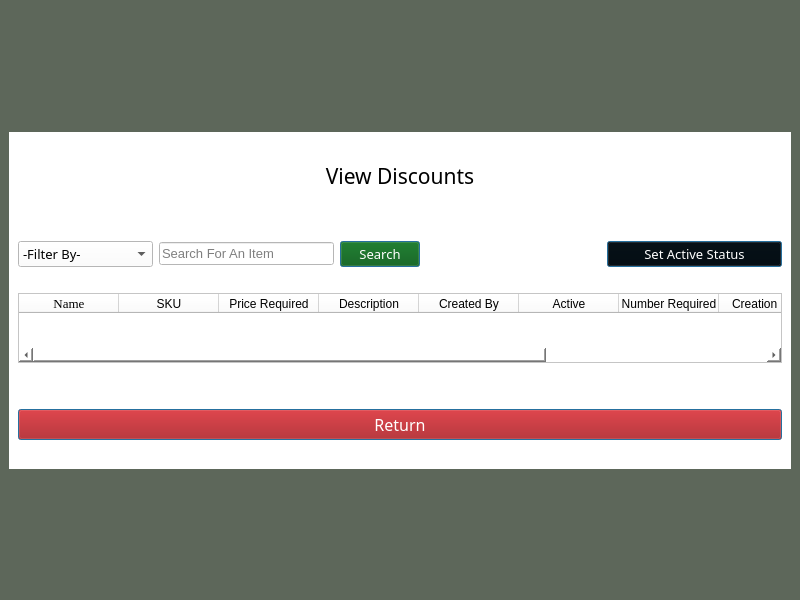
<?xml version="1.0" encoding="UTF-8"?>
<ui version="4.0">
 <class>MainWindow</class>
 <widget class="QMainWindow" name="MainWindow">
  <property name="geometry">
   <rect>
    <x>0</x>
    <y>0</y>
    <width>800</width>
    <height>600</height>
   </rect>
  </property>
  <property name="windowTitle">
   <string>Limitless Loyalty</string>
  </property>
  <property name="styleSheet">
   <string notr="true">background-color: rgb(93, 103, 90);</string>
  </property>
  <widget class="QWidget" name="centralwidget">
   <layout class="QGridLayout" name="gridLayout_2">
    <item row="3" column="1">
     <spacer name="horizontalSpacer_9">
      <property name="orientation">
       <enum>Qt::Horizontal</enum>
      </property>
      <property name="sizeHint" stdset="0">
       <size>
        <width>40</width>
        <height>20</height>
       </size>
      </property>
     </spacer>
    </item>
    <item row="2" column="1">
     <widget class="QWidget" name="gridWidget" native="true">
      <property name="font">
       <font>
        <pointsize>10</pointsize>
       </font>
      </property>
      <property name="styleSheet">
       <string notr="true">background-color: rgb(255, 255, 255);</string>
      </property>
      <layout class="QGridLayout" name="gridLayout">
       <item row="3" column="3">
        <spacer name="horizontalSpacer_6">
         <property name="orientation">
          <enum>Qt::Horizontal</enum>
         </property>
         <property name="sizeHint" stdset="0">
          <size>
           <width>40</width>
           <height>20</height>
          </size>
         </property>
        </spacer>
       </item>
       <item row="5" column="6">
        <widget class="QPushButton" name="setActiveBtn">
         <property name="font">
          <font>
           <family>Bell MT</family>
           <pointsize>10</pointsize>
          </font>
         </property>
         <property name="styleSheet">
          <string notr="true">color: rgb(255, 255, 255);
background-color: rgb(0, 0, 0);</string>
         </property>
         <property name="text">
          <string>Set Active Status</string>
         </property>
         <property name="default">
          <bool>true</bool>
         </property>
        </widget>
       </item>
       <item row="2" column="2" colspan="5">
        <widget class="QLabel" name="errMsg">
         <property name="font">
          <font>
           <family>Bell MT</family>
           <pointsize>10</pointsize>
          </font>
         </property>
         <property name="styleSheet">
          <string notr="true">color: rgb(255, 255, 255);</string>
         </property>
         <property name="text">
          <string>&lt;DEFAULT ERROR TEXT&gt;</string>
         </property>
         <property name="alignment">
          <set>Qt::AlignCenter</set>
         </property>
        </widget>
       </item>
       <item row="0" column="3">
        <spacer name="horizontalSpacer_8">
         <property name="orientation">
          <enum>Qt::Horizontal</enum>
         </property>
         <property name="sizeHint" stdset="0">
          <size>
           <width>40</width>
           <height>20</height>
          </size>
         </property>
        </spacer>
       </item>
       <item row="5" column="3">
        <widget class="QLineEdit" name="searchBox">
         <property name="font">
          <font>
           <pointsize>10</pointsize>
          </font>
         </property>
         <property name="inputMask">
          <string/>
         </property>
         <property name="text">
          <string/>
         </property>
         <property name="placeholderText">
          <string>Search For An Item</string>
         </property>
         <property name="clearButtonEnabled">
          <bool>true</bool>
         </property>
        </widget>
       </item>
       <item row="11" column="2" colspan="2">
        <spacer name="horizontalSpacer_7">
         <property name="orientation">
          <enum>Qt::Horizontal</enum>
         </property>
         <property name="sizeHint" stdset="0">
          <size>
           <width>40</width>
           <height>20</height>
          </size>
         </property>
        </spacer>
       </item>
       <item row="5" column="5">
        <spacer name="horizontalSpacer_11">
         <property name="orientation">
          <enum>Qt::Horizontal</enum>
         </property>
         <property name="sizeHint" stdset="0">
          <size>
           <width>40</width>
           <height>20</height>
          </size>
         </property>
        </spacer>
       </item>
       <item row="5" column="4">
        <widget class="QPushButton" name="searchBtn">
         <property name="font">
          <font>
           <family>Bell MT</family>
           <pointsize>10</pointsize>
          </font>
         </property>
         <property name="styleSheet">
          <string notr="true">background-color: rgb(0, 85, 0);
color: rgb(255, 255, 255);</string>
         </property>
         <property name="text">
          <string>Search</string>
         </property>
         <property name="default">
          <bool>true</bool>
         </property>
        </widget>
       </item>
       <item row="6" column="6">
        <spacer name="horizontalSpacer">
         <property name="orientation">
          <enum>Qt::Horizontal</enum>
         </property>
         <property name="sizeHint" stdset="0">
          <size>
           <width>40</width>
           <height>20</height>
          </size>
         </property>
        </spacer>
       </item>
       <item row="5" column="0">
        <spacer name="horizontalSpacer_2">
         <property name="orientation">
          <enum>Qt::Horizontal</enum>
         </property>
         <property name="sizeHint" stdset="0">
          <size>
           <width>40</width>
           <height>20</height>
          </size>
         </property>
        </spacer>
       </item>
       <item row="7" column="8">
        <spacer name="horizontalSpacer_3">
         <property name="orientation">
          <enum>Qt::Horizontal</enum>
         </property>
         <property name="sizeHint" stdset="0">
          <size>
           <width>40</width>
           <height>20</height>
          </size>
         </property>
        </spacer>
       </item>
       <item row="7" column="2" colspan="5">
        <widget class="QTableWidget" name="tableWidget">
         <property name="font">
          <font>
           <family>Times New Roman</family>
           <pointsize>12</pointsize>
          </font>
         </property>
         <property name="focusPolicy">
          <enum>Qt::NoFocus</enum>
         </property>
         <property name="horizontalScrollBarPolicy">
          <enum>Qt::ScrollBarAsNeeded</enum>
         </property>
         <property name="sizeAdjustPolicy">
          <enum>QAbstractScrollArea::AdjustToContents</enum>
         </property>
         <property name="tabKeyNavigation">
          <bool>false</bool>
         </property>
         <property name="alternatingRowColors">
          <bool>false</bool>
         </property>
         <attribute name="horizontalHeaderMinimumSectionSize">
          <number>50</number>
         </attribute>
         <attribute name="horizontalHeaderStretchLastSection">
          <bool>false</bool>
         </attribute>
         <column>
          <property name="text">
           <string>Name</string>
          </property>
          <property name="font">
           <font>
            <family>Times New Roman</family>
            <pointsize>10</pointsize>
           </font>
          </property>
         </column>
         <column>
          <property name="text">
           <string>SKU</string>
          </property>
         </column>
         <column>
          <property name="text">
           <string>Price Required</string>
          </property>
         </column>
         <column>
          <property name="text">
           <string>Description</string>
          </property>
         </column>
         <column>
          <property name="text">
           <string>Created By</string>
          </property>
         </column>
         <column>
          <property name="text">
           <string>Active</string>
          </property>
         </column>
         <column>
          <property name="text">
           <string>Number Required</string>
          </property>
         </column>
         <column>
          <property name="text">
           <string>Creation Date</string>
          </property>
         </column>
         <column>
          <property name="text">
           <string>Expiry Date</string>
          </property>
          <property name="font">
           <font>
            <family>Times New Roman</family>
            <pointsize>10</pointsize>
           </font>
          </property>
         </column>
         <column>
          <property name="text">
           <string>Type</string>
          </property>
         </column>
        </widget>
       </item>
       <item row="10" column="2" colspan="5">
        <widget class="QPushButton" name="returnBtn">
         <property name="font">
          <font>
           <family>Bell MT</family>
           <pointsize>12</pointsize>
          </font>
         </property>
         <property name="styleSheet">
          <string notr="true">background-color: rgb(170, 0, 0);
color: rgb(255, 255, 255);</string>
         </property>
         <property name="text">
          <string>Return</string>
         </property>
         <property name="default">
          <bool>true</bool>
         </property>
        </widget>
       </item>
       <item row="8" column="6">
        <spacer name="verticalSpacer_5">
         <property name="orientation">
          <enum>Qt::Vertical</enum>
         </property>
         <property name="sizeHint" stdset="0">
          <size>
           <width>20</width>
           <height>40</height>
          </size>
         </property>
        </spacer>
       </item>
       <item row="1" column="2" colspan="5">
        <widget class="QLabel" name="label">
         <property name="font">
          <font>
           <family>Bell MT</family>
           <pointsize>16</pointsize>
          </font>
         </property>
         <property name="text">
          <string>View Discounts</string>
         </property>
         <property name="alignment">
          <set>Qt::AlignCenter</set>
         </property>
        </widget>
       </item>
       <item row="5" column="1">
        <spacer name="horizontalSpacer_12">
         <property name="orientation">
          <enum>Qt::Horizontal</enum>
         </property>
         <property name="sizeHint" stdset="0">
          <size>
           <width>40</width>
           <height>20</height>
          </size>
         </property>
        </spacer>
       </item>
       <item row="5" column="8">
        <spacer name="horizontalSpacer_13">
         <property name="orientation">
          <enum>Qt::Horizontal</enum>
         </property>
         <property name="sizeHint" stdset="0">
          <size>
           <width>40</width>
           <height>20</height>
          </size>
         </property>
        </spacer>
       </item>
       <item row="5" column="2">
        <widget class="QComboBox" name="filterBox">
         <property name="font">
          <font>
           <family>Bell MT</family>
           <pointsize>10</pointsize>
          </font>
         </property>
         <item>
          <property name="text">
           <string>-Filter By-</string>
          </property>
         </item>
         <item>
          <property name="text">
           <string>Name</string>
          </property>
         </item>
         <item>
          <property name="text">
           <string>SKU</string>
          </property>
         </item>
         <item>
          <property name="text">
           <string>Price Required</string>
          </property>
         </item>
         <item>
          <property name="text">
           <string>Description</string>
          </property>
         </item>
         <item>
          <property name="text">
           <string>Created By</string>
          </property>
         </item>
         <item>
          <property name="text">
           <string>Active</string>
          </property>
         </item>
         <item>
          <property name="text">
           <string>Number Required</string>
          </property>
         </item>
         <item>
          <property name="text">
           <string>Creation Date</string>
          </property>
         </item>
         <item>
          <property name="text">
           <string>Expiry Date</string>
          </property>
         </item>
         <item>
          <property name="text">
           <string>Type</string>
          </property>
         </item>
        </widget>
       </item>
       <item row="7" column="1">
        <spacer name="horizontalSpacer_14">
         <property name="orientation">
          <enum>Qt::Horizontal</enum>
         </property>
         <property name="sizeHint" stdset="0">
          <size>
           <width>40</width>
           <height>20</height>
          </size>
         </property>
        </spacer>
       </item>
       <item row="7" column="7">
        <spacer name="horizontalSpacer_15">
         <property name="orientation">
          <enum>Qt::Horizontal</enum>
         </property>
         <property name="sizeHint" stdset="0">
          <size>
           <width>40</width>
           <height>20</height>
          </size>
         </property>
        </spacer>
       </item>
      </layout>
     </widget>
    </item>
    <item row="2" column="0">
     <spacer name="horizontalSpacer_4">
      <property name="orientation">
       <enum>Qt::Horizontal</enum>
      </property>
      <property name="sizeHint" stdset="0">
       <size>
        <width>40</width>
        <height>20</height>
       </size>
      </property>
     </spacer>
    </item>
    <item row="2" column="2">
     <spacer name="horizontalSpacer_5">
      <property name="orientation">
       <enum>Qt::Horizontal</enum>
      </property>
      <property name="sizeHint" stdset="0">
       <size>
        <width>40</width>
        <height>20</height>
       </size>
      </property>
     </spacer>
    </item>
    <item row="4" column="1">
     <spacer name="verticalSpacer_4">
      <property name="orientation">
       <enum>Qt::Vertical</enum>
      </property>
      <property name="sizeHint" stdset="0">
       <size>
        <width>20</width>
        <height>40</height>
       </size>
      </property>
     </spacer>
    </item>
    <item row="0" column="1">
     <spacer name="verticalSpacer_3">
      <property name="orientation">
       <enum>Qt::Vertical</enum>
      </property>
      <property name="sizeHint" stdset="0">
       <size>
        <width>20</width>
        <height>40</height>
       </size>
      </property>
     </spacer>
    </item>
    <item row="1" column="1">
     <spacer name="horizontalSpacer_10">
      <property name="orientation">
       <enum>Qt::Horizontal</enum>
      </property>
      <property name="sizeHint" stdset="0">
       <size>
        <width>40</width>
        <height>20</height>
       </size>
      </property>
     </spacer>
    </item>
   </layout>
  </widget>
 </widget>
 <tabstops>
  <tabstop>filterBox</tabstop>
  <tabstop>searchBox</tabstop>
  <tabstop>searchBtn</tabstop>
  <tabstop>setActiveBtn</tabstop>
  <tabstop>tableWidget</tabstop>
  <tabstop>returnBtn</tabstop>
 </tabstops>
 <resources/>
 <connections/>
</ui>
